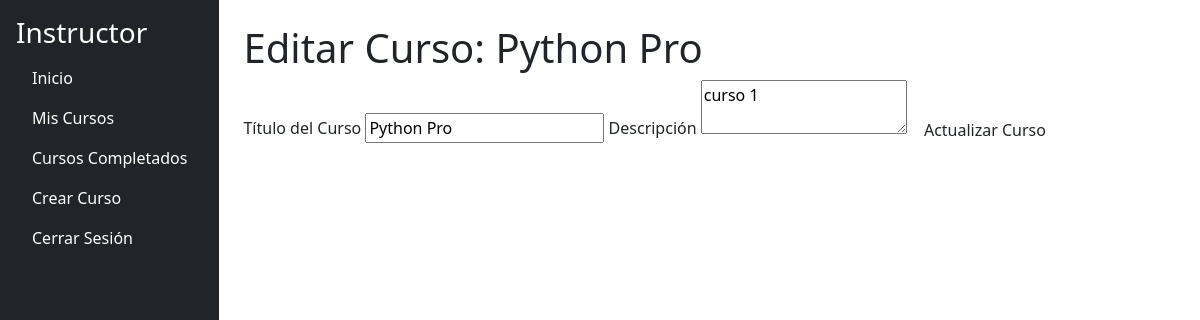
Page /instructor/course/edit/1 (signed in) on the committed database.
### models.py (models this page shows, shortened)
class Course(db.Model):
    __tablename__ = 'courses'
    id = db.Column(db.Integer, primary_key=True)
    name = db.Column(db.String(200), nullable=False)
    description = db.Column(db.String(500), nullable=False)
    instructor_id = db.Column(db.Integer, db.ForeignKey('users.id'), nullable=False)
    modules = db.relationship('Module', back_populates='course', lazy=True, cascade='all, delete-orphan')
    enrollments = db.relationship(
        'CourseEnrollment', back_populates='course', lazy=True, cascade='all, delete-orphan'
    )

### app.py (the view)
@app.route('/instructor/course/edit/<int:course_id>', methods=['GET', 'POST'])
@login_required
@role_required('instructor')
def edit_course(course_id):
    course = Course.query.get_or_404(course_id)
    if course.instructor_id != current_user.id:
        flash('No tienes permiso para editar este curso.', 'danger')
        return redirect(url_for('instructor_dashboard'))
    if request.method == 'POST':
        course.name = request.form.get('title')
        course.description = request.form.get('description')
        db.session.commit()
        flash('Curso actualizado exitosamente.', 'success')
        return redirect(url_for('instructor_dashboard'))
    return render_template('instructor/edit_course.html', course=course)

### app.py (called while the page is built)
@login_manager.user_loader
def load_user(user_id):
    return User.query.get(int(user_id))

def role_required(role):
    def decorator(f):
        @wraps(f)
        def decorated_function(*args, **kwargs):
            if not current_user.is_authenticated or current_user.role.name != role:
                abort(403)
            return f(*args, **kwargs)
        return decorated_function
    return decorator

### app/templates/instructor/edit_course.html (shortened to what this page needs)
{% extends "instructor/instructor_dashboard.html" %}
{% block content %}
<h1>Editar Curso: {{ course.name }}</h1>
<form method="POST">
    <label for="title">Título del Curso</label>
    <input type="text" id="title" name="title" value="{{ course.name }}" required>
    <label for="description">Descripción</label>
    <textarea id="description" name="description" required>{{ course.description }}</textarea>
    <button type="submit" class="btn">Actualizar Curso</button>
</form>
{% endblock %}

### rows in the picture
Course: name "Python Pro", title "Python Pro", description "curso 1"
